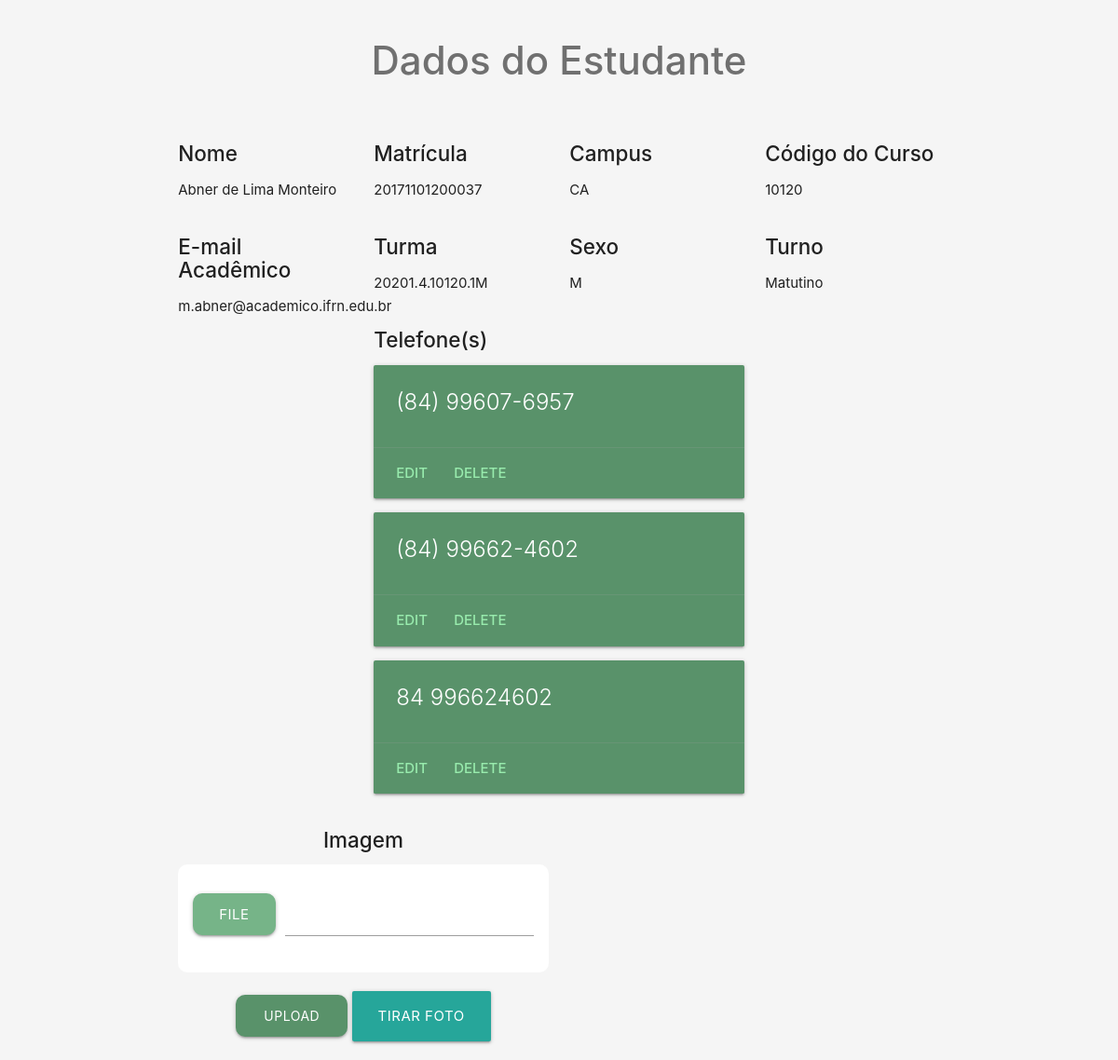
The app's page /data/5/ with its own data.
### core/models.py (models this page shows, shortened)
class Student(models.Model):
    name = models.CharField('Nome do Aluno', max_length=100)
    matriculation = models.CharField('Matrícula', max_length=14, unique=True)
    CAMPUS_CHOICES = [
        ('CA', 'CA')
    ]
    campus = models.CharField(max_length=2, choices=CAMPUS_CHOICES)
    code_course = models.CharField('Código do Curso', max_length=10)
    desc_course = models.TextField('Descrição do Curso')
    email_acad = models.EmailField('E-mail Acadêmico')
    GENDER_CHOICES = [
        ('F', 'Feminino'),
        ('M', 'Masculino'),
    ]
    gender = models.CharField("Gênero", max_length=1, choices=GENDER_CHOICES)
    STATUS_COURSE_CHOICES = [
        ('Matriculado', 'Matriculado'),
        ('Desativado', 'Desativado'),
    ]
    status_course = models.CharField('Estado no curso', max_length=11, choices=STATUS_COURSE_CHOICES)
    class_school = models.CharField('Turma', max_length=20)
    SHIFT_CHOICES = [
        ('Matutino', 'Matutino'),
        ('Vespertino', 'Vespertino'),
        ('Noturno', 'Noturno'),
    ]
    shift = models.CharField("Turno", max_length=10, choices=SHIFT_CHOICES)
    photo = models.ImageField(upload_to='students/', blank=True) #Chave estrangeira

class PhonesStudent(models.Model):
    student = models.ForeignKey(Student, on_delete=models.RESTRICT)
    phone = models.CharField('Telefone', max_length=12)

### core/views.py (the view)
# urls.py: path('data/<int:pk>/', views.dataStudent, name='data-student'),
def dataStudent(request, pk):
    if request.method == 'POST' and len(request.FILES) != 0:
        form = ImageStudentForm(request.FILES)
        if form.is_valid():
            student = Student.objects.get(pk=pk)
            file = request.FILES['file']
            filename, fileextension = os.path.splitext(file.name)
            file.name = f'user_{pk}{fileextension}'
            student.photo = file
            student.save()
    else:
        form = ImageStudentForm()
    data_student = Student.objects.get(pk=pk)
    phones_objs = PhonesStudent.objects.all()
    phones = []
    for p in phones_objs:
        if p.student.pk == pk:
            phones.append(p.phone)
    return render(request, 'dataStudent.html', {'data_student': data_student, 'phones': phones, 'form': form})

### core/forms.py
class ImageStudentForm(forms.Form):
    file = forms.FileField(widget=forms.TextInput(
        attrs={'type': 'file', 'accept': 'image/*'})
    )

### core/templates/dataStudent.html (shortened to what this page needs)
{% load static %}
<!DOCTYPE html>
<html>
<head>
    <link rel="stylesheet" href="{% static 'css/materialize.css' %}">
    <link rel="stylesheet" href="{% static 'css/custom.css' %}">
</head>
<body>
    <section>
        <div class="container">
            <div class="center title-h2">
                <h2>Dados do Estudante</h2>
            </div>
            <div class="row">
                <div>
                    <div class="sec-h4 col s3">
                        <h4>Nome</h4>
                        <p>{{ data_student.name }}</p>
                    </div>
                    <div class="sec-h4 col s3">
                        <h4>Matrícula</h4>
                        <p>{{ data_student.matriculation }}</p>
                    </div>
                    <div class="sec-h4 col s3">
                        <h4>Campus</h4>
                        <p>{{ data_student.campus }}</p>
                    </div>
                    <div class="sec-h4 col s3">
                        <h4>Código do Curso</h4>
                        <p>{{ data_student.code_course }}</p>
                    </div>
                </div>
                <div>
                    <div class="sec-h4 col s3">
                        <h4>E-mail Acadêmico</h4>
                        <p>{{ data_student.email_acad }}</p>
                    </div>
                    <div class="sec-h4 col s3">
                        <h4>Turma</h4>
                        <p>{{ data_student.class_school }}</p>
                    </div>
                    <div class="sec-h4 col s3">
                        <h4>Sexo</h4>
                        <p>{{ data_student.gender }}</p>
                    </div>
                    <div class="sec-h4 col s3">
                        <h4>Turno</h4>
                        <p>{{ data_student.shift }}</p>
                    </div>
                </div>
                <div>
                    <div class="sec-h4 col s6">
                        <h4>Telefone(s)</h4>
                        {% for ph in phones %}
                        <div class="card darken-1">
                            <div class="card-content white-text">
                                <span class="card-title">{{ ph }}</span>
                            </div>
                            <div class="card-action">
                                <a href="#">Edit</a>
                                <a href="#">Delete</a>
                            </div>
                        </div>
                        {% endfor %}
                    </div>
                </div>
                <div>
                    <div class="sec-h4 col s6 center">
                        <h4>Imagem</h4>
                        {% if not data_student.photo %}
                        <form method="POST" enctype="multipart/form-data">
                            <div class="form-file">
                                <div class="file-field input-field">
                                    <div class="btn btn-large btn-file">
                                        <span>File</span>
                                    </div>
                                    <div class="file-path-wrapper">
                                        <input type="text" class="file-path validate">
                                    </div>
                                </div>
                            </div>
                            <div class="div-submit-btn center">
                                <button class="btn btn-upload" type="submit">Upload</button>
                                <a class="btn btn-large" href="instant/image/">Tirar Foto</a>
                            </div>
                        </form>
                        {% endif %}
                    </div>
                </div>
            </div>
        </div>
    </section>
</body>
</html>

### core/static/css/custom.css (style rules this page uses)
body { background-color: #F5F5F5; }
.title-h2 h2 { color: #707070; font-weight: 500; font-size: 2.8em; margin: 5% 0%; }
.form-file { background-color: white; padding: 4%; border-radius: 10px; }
.btn-file { background-color: #76B488; border-radius: 10px; }
.div-submit-btn { margin-top: 5%; }
.btn-upload { background-color: #59926A; border-radius: 10px; width: 15vw; height: 55px; text-align: center; font-weight: 400; }
.sec-h4 h4 { font-size: 1.5em; font-weight: 500; }
.card { background-color: #59926A; }
.card-action a { color: #98ebad !important; font-weight: 500; }
.sec-h4 .btn-upload { width: 10vw; height: 45px; }

### records on screen
Student: name "Abner de Lima Monteiro", matriculation "20171101200037", campus "CA", code_course "10120", email_acad "m.abner@academico.ifrn.edu.br", class_school "20201.4.10120.1M", gender "M", shift "Matutino"
PhonesStudent: phones "(84) 99607-6957"
PhonesStudent: phones "(84) 99662-4602"
PhonesStudent: phones "84 996624602"
